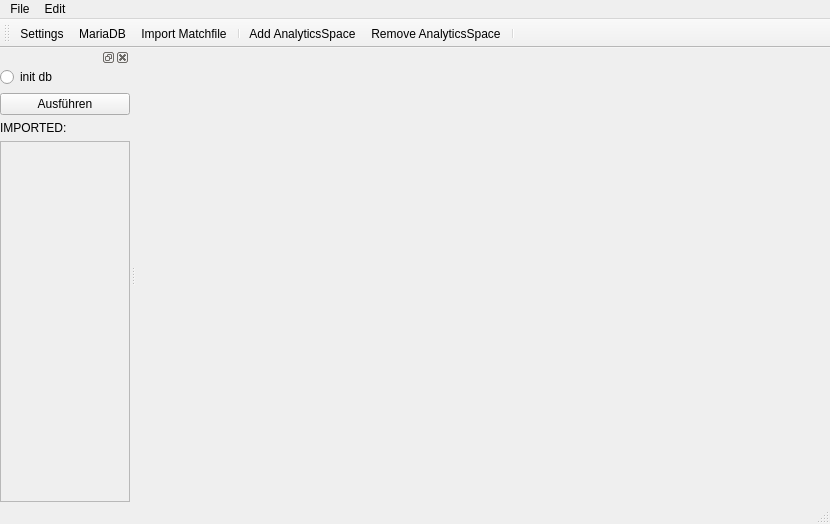
<?xml version="1.0" encoding="UTF-8"?>
<ui version="4.0">
 <class>MainWindow</class>
 <widget class="QMainWindow" name="MainWindow">
  <property name="enabled">
   <bool>true</bool>
  </property>
  <property name="geometry">
   <rect>
    <x>0</x>
    <y>0</y>
    <width>830</width>
    <height>524</height>
   </rect>
  </property>
  <property name="minimumSize">
   <size>
    <width>640</width>
    <height>360</height>
   </size>
  </property>
  <property name="windowTitle">
   <string>MainWindow</string>
  </property>
  <widget class="QWidget" name="centralwidget">
   <property name="sizePolicy">
    <sizepolicy hsizetype="Expanding" vsizetype="Expanding">
     <horstretch>0</horstretch>
     <verstretch>0</verstretch>
    </sizepolicy>
   </property>
   <layout class="QVBoxLayout" name="verticalLayout">
    <property name="spacing">
     <number>0</number>
    </property>
    <property name="leftMargin">
     <number>0</number>
    </property>
    <property name="topMargin">
     <number>0</number>
    </property>
    <property name="rightMargin">
     <number>0</number>
    </property>
    <property name="bottomMargin">
     <number>0</number>
    </property>
    <item>
     <layout class="QVBoxLayout" name="mainlayout">
      <item>
       <widget class="QStackedWidget" name="stackWorkspace"/>
      </item>
     </layout>
    </item>
   </layout>
  </widget>
  <widget class="QMenuBar" name="menubar">
   <property name="geometry">
    <rect>
     <x>0</x>
     <y>0</y>
     <width>830</width>
     <height>23</height>
    </rect>
   </property>
   <widget class="QMenu" name="menuFile">
    <property name="title">
     <string>File</string>
    </property>
    <addaction name="actionSettings_2"/>
    <addaction name="actionMariaDB"/>
    <addaction name="actionImport_Matchfile"/>
   </widget>
   <widget class="QMenu" name="menuEdit">
    <property name="title">
     <string>Edit</string>
    </property>
    <addaction name="actionAdd_AnalyticsSpace"/>
    <addaction name="actionRemove_AnalyticsSpace"/>
   </widget>
   <addaction name="menuFile"/>
   <addaction name="menuEdit"/>
  </widget>
  <widget class="QStatusBar" name="statusbar"/>
  <widget class="QToolBar" name="tools">
   <property name="windowTitle">
    <string>toolBar</string>
   </property>
   <property name="movable">
    <bool>true</bool>
   </property>
   <attribute name="toolBarArea">
    <enum>TopToolBarArea</enum>
   </attribute>
   <attribute name="toolBarBreak">
    <bool>false</bool>
   </attribute>
   <addaction name="actionSettings_2"/>
   <addaction name="actionMariaDB"/>
   <addaction name="actionImport_Matchfile"/>
   <addaction name="separator"/>
   <addaction name="actionAdd_AnalyticsSpace"/>
   <addaction name="actionRemove_AnalyticsSpace"/>
   <addaction name="separator"/>
  </widget>
  <widget class="QDockWidget" name="left_dock">
   <property name="minimumSize">
    <size>
     <width>130</width>
     <height>208</height>
    </size>
   </property>
   <attribute name="dockWidgetArea">
    <number>1</number>
   </attribute>
   <widget class="QWidget" name="left_dock_content">
    <layout class="QHBoxLayout" name="horizontalLayout_2">
     <property name="leftMargin">
      <number>0</number>
     </property>
     <property name="topMargin">
      <number>0</number>
     </property>
     <property name="rightMargin">
      <number>0</number>
     </property>
     <property name="bottomMargin">
      <number>0</number>
     </property>
     <item>
      <layout class="QVBoxLayout" name="left_dock_layout">
       <item>
        <widget class="QRadioButton" name="radio_db_create">
         <property name="text">
          <string>init db</string>
         </property>
        </widget>
       </item>
       <item>
        <widget class="QPushButton" name="button_execute">
         <property name="enabled">
          <bool>true</bool>
         </property>
         <property name="text">
          <string>Ausführen</string>
         </property>
        </widget>
       </item>
       <item>
        <widget class="QLabel" name="import_head">
         <property name="text">
          <string>IMPORTED:</string>
         </property>
        </widget>
       </item>
       <item>
        <widget class="QScrollArea" name="import_scroll_area">
         <property name="widgetResizable">
          <bool>true</bool>
         </property>
         <widget class="QWidget" name="scrollAreaWidgetContents">
          <property name="geometry">
           <rect>
            <x>0</x>
            <y>0</y>
            <width>126</width>
            <height>331</height>
           </rect>
          </property>
          <layout class="QVBoxLayout" name="verticalLayout_3">
           <item>
            <layout class="QVBoxLayout" name="scroll_sub_content"/>
           </item>
           <item>
            <spacer name="verticalSpacer">
             <property name="orientation">
              <enum>Qt::Orientation::Vertical</enum>
             </property>
             <property name="sizeHint" stdset="0">
              <size>
               <width>20</width>
               <height>302</height>
              </size>
             </property>
            </spacer>
           </item>
          </layout>
         </widget>
        </widget>
       </item>
      </layout>
     </item>
    </layout>
   </widget>
  </widget>
  <action name="actionSettings_2">
   <property name="icon">
    <iconset theme="QIcon::ThemeIcon::HelpAbout"/>
   </property>
   <property name="text">
    <string>Settings</string>
   </property>
  </action>
  <action name="actionMariaDB">
   <property name="icon">
    <iconset theme="QIcon::ThemeIcon::NetworkWireless"/>
   </property>
   <property name="text">
    <string>MariaDB...</string>
   </property>
  </action>
  <action name="actionImport_Matchfile">
   <property name="icon">
    <iconset theme="QIcon::ThemeIcon::DocumentNew"/>
   </property>
   <property name="text">
    <string>Import Matchfile</string>
   </property>
  </action>
  <action name="actionAdd_AnalyticsSpace">
   <property name="icon">
    <iconset theme="QIcon::ThemeIcon::ListAdd"/>
   </property>
   <property name="text">
    <string>Add AnalyticsSpace</string>
   </property>
   <property name="menuRole">
    <enum>QAction::MenuRole::TextHeuristicRole</enum>
   </property>
  </action>
  <action name="actionRemove_AnalyticsSpace">
   <property name="icon">
    <iconset theme="QIcon::ThemeIcon::ListRemove"/>
   </property>
   <property name="text">
    <string>Remove AnalyticsSpace</string>
   </property>
   <property name="menuRole">
    <enum>QAction::MenuRole::TextHeuristicRole</enum>
   </property>
  </action>
 </widget>
 <resources/>
 <connections/>
</ui>
